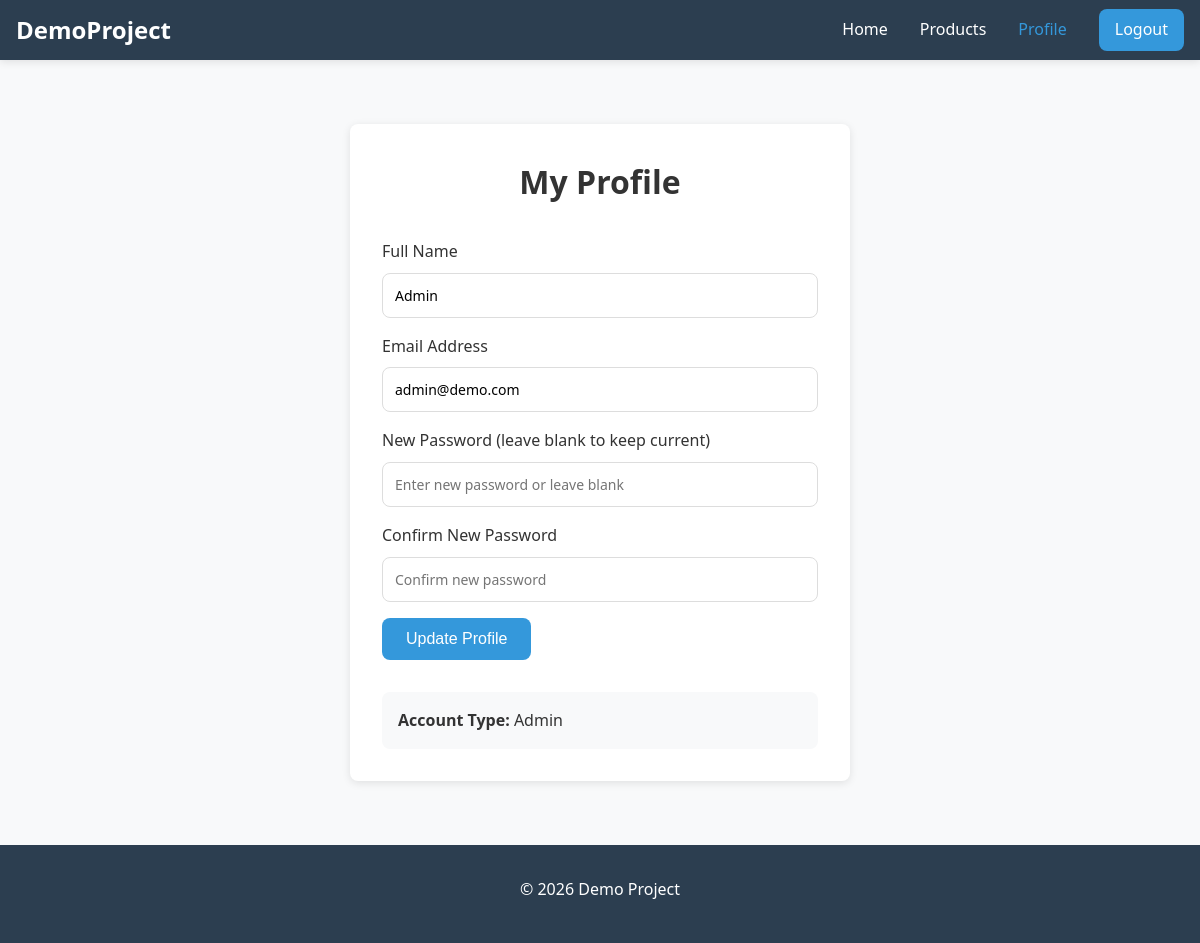
Page /frontend/profile.php (signed in) on the committed database.
### tables this page shows
CREATE TABLE IF NOT EXISTS users (
    id INT PRIMARY KEY AUTO_INCREMENT,
    name VARCHAR(100) NOT NULL,
    email VARCHAR(100) UNIQUE NOT NULL,
    password VARCHAR(255) NOT NULL,
    role ENUM('user', 'admin') DEFAULT 'user',
    created_at TIMESTAMP DEFAULT CURRENT_TIMESTAMP
);

### backend/user_db.php (called while the page is built, shortened)
<?php
require 'db.php';
function getUserById($id) {
    global $connection;
    $id = mysqli_real_escape_string($connection, $id);
    $query = "SELECT id, name, email, role FROM users WHERE id = '$id' LIMIT 1";
    $result = mysqli_query($connection, $query);
    return mysqli_fetch_assoc($result);
}
?>

### frontend/profile.php (the view, shortened to what this page needs)
<?php
require '../backend/auth.php';
require '../backend/user_db.php';
$user = getUserById($_SESSION['user_id']);
?>
<!DOCTYPE html>
<html lang="en">
<head>
    <link rel="stylesheet" href="style.css">
</head>
<body>
    <header class="navbar">
        <div class="navbar-container">
            <div class="navbar-logo">
                <a href="index.php">DemoProject</a>
            </div>
            <nav class="navbar-menu">
                <a href="index.php" class="nav-link">Home</a>
                <a href="products.php" class="nav-link">Products</a>
                <a href="profile.php" class="nav-link active">Profile</a>
                <a href="logout.php" class="nav-link logout-btn">Logout</a>
            </nav>
        </div>
    </header>
    <main>
        <div class="form-container">
            <div class="form-card">
                <h1>My Profile</h1>
                <form method="POST">
                    <div class="form-group">
                        <label for="name">Full Name</label>
                        <input type="text" id="name" name="name" required value="<?php echo htmlspecialchars($user['name']); ?>">
                    </div>
                    <div class="form-group">
                        <label for="email">Email Address</label>
                        <input type="email" id="email" name="email" required value="<?php echo htmlspecialchars($user['email']); ?>">
                    </div>
                    <div class="form-group">
                        <label for="password">New Password (leave blank to keep current)</label>
                        <input type="password" id="password" name="password" placeholder="Enter new password or leave blank">
                    </div>
                    <div class="form-group">
                        <label for="confirm_password">Confirm New Password</label>
                        <input type="password" id="confirm_password" name="confirm_password" placeholder="Confirm new password">
                    </div>
                    <button type="submit" class="btn btn-primary">Update Profile</button>
                </form>
                <div class="user-info">
                    <p><strong>Account Type:</strong> <?php echo ucfirst(htmlspecialchars($user['role'])); ?></p>
                </div>
            </div>
        </div>
    </main>
    <footer class="footer">
        <div class="container">
            <p>&copy; 2026 Demo Project</p>
        </div>
    </footer>
</body>
</html>

### frontend/style.css (style rules this page uses)
:root { --primary-color: #3498db; --primary-hover: #2980b9; --secondary-color: #27ae60; --secondary-hover: #229954; --bg-color: #f8f9fa; --text-color: #333; --text-light: #666; --border-color: #ddd; --danger-color: #e74c3c; --success-color: #27ae60; --spacing-small: 8px; --spacing-medium: 16px; --spacing-large: 32px; --border-radius: 8px; --shadow: 0 2px 8px rgba(0, 0, 0, 0.1); --shadow-lg: 0 4px 16px rgba(0, 0, 0, 0.15); }
* { margin: 0; padding: 0; box-sizing: border-box; }
html, body { font-family: 'Segoe UI', Tahoma, Geneva, Verdana, sans-serif; line-height: 1.6; color: var(--text-color); background-color: var(--bg-color); }
body { display: flex; flex-direction: column; min-height: 100vh; }
main { flex: 1; padding: var(--spacing-large) 0; }
a { text-decoration: none; color: var(--primary-color); }
.container { max-width: 1200px; margin: 0 auto; padding: 0 var(--spacing-medium); }
.navbar { background-color: #2c3e50; box-shadow: var(--shadow); position: sticky; top: 0; z-index: 100; }
.navbar-container { max-width: 1200px; margin: 0 auto; padding: 0 var(--spacing-medium); display: flex; justify-content: space-between; align-items: center; height: 60px; }
.navbar-logo a { color: white; font-size: 24px; font-weight: bold; }
.navbar-menu { display: flex; gap: var(--spacing-large); align-items: center; }
.nav-link { color: white; transition: color 0.3s ease; }
.nav-link:hover, .nav-link.active { color: var(--primary-color); }
.nav-link.logout-btn, .nav-link.register-btn { background-color: var(--primary-color); padding: 8px 16px; border-radius: var(--border-radius); color: white; }
.btn { display: inline-block; padding: 12px 24px; border-radius: var(--border-radius); border: none; cursor: pointer; font-size: 16px; transition: all 0.3s ease; text-decoration: none; }
.btn-primary { background-color: var(--primary-color); color: white; }
.form-container { display: flex; justify-content: center; padding: var(--spacing-large) var(--spacing-medium); }
.form-card { background: white; padding: var(--spacing-large); border-radius: var(--border-radius); box-shadow: var(--shadow); width: 100%; max-width: 500px; }
.form-card h1 { margin-bottom: var(--spacing-large); text-align: center; }
.form-group { margin-bottom: var(--spacing-medium); }
.form-group label { display: block; margin-bottom: 8px; font-weight: 500; }
.form-group input, .form-group select, .form-group textarea { width: 100%; padding: 12px; border: 1px solid var(--border-color); border-radius: var(--border-radius); font-size: 14px; font-family: inherit; }
.user-info { background-color: var(--bg-color); padding: var(--spacing-medium); border-radius: var(--border-radius); margin-top: var(--spacing-large); }
.footer { background-color: #2c3e50; color: white; padding: var(--spacing-large); text-align: center; margin-top: auto; }
.footer p { margin-bottom: 8px; }

### rows in the picture
users: name "Admin", email "admin@demo.com", role "Admin"
